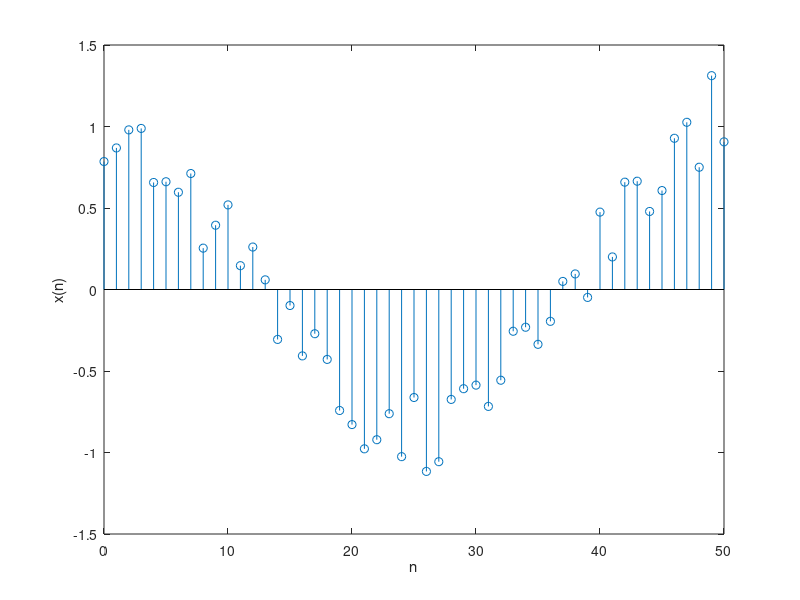

Recreate this plot in MATLAB.
% ex2-1 : x(n) = cos(0.04 pi n) + 0.2w(n), 0 <= n <= 50;

n = 0 : 50; N =length(n);
x = cos(0.04 * pi *n) + 0.2 * randn(1, N);
stem(n, x);
xlabel('n'); ylabel('x(n)');